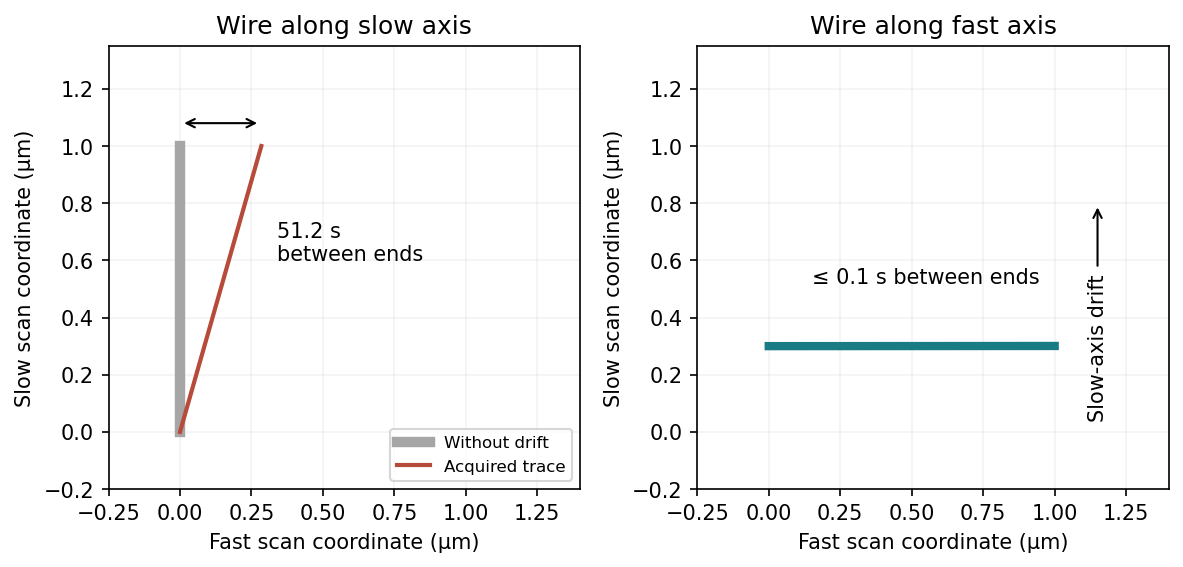

This chart was generated by the following Python code:
"""Original explanatory diagram. Python 3.14; matplotlib 3.10, numpy 2.3. Run from the mirrored _media directory."""
from pathlib import Path
import numpy as np
import matplotlib
matplotlib.use('Agg')
import matplotlib.pyplot as plt
from matplotlib.patches import Rectangle, FancyArrowPatch, Circle
plt.rcParams.update({'font.size':10,'figure.facecolor':'white','axes.facecolor':'white'})

fig,axs=plt.subplots(1,2,figsize=(8,4));
for ax in axs:
 ax.set(xlim=(-.25,1.4),ylim=(-.2,1.35),aspect='equal');ax.set_xlabel('Fast scan coordinate (μm)');ax.set_ylabel('Slow scan coordinate (μm)');ax.grid(alpha=.15)
axs[0].plot([0,0],[0,1],color='.65',lw=5,label='Without drift');axs[0].plot([0,.2844],[0,1],color='#b64b39',lw=2,label='Acquired trace');axs[0].annotate('',xy=(.2844,1.08),xytext=(0,1.08),arrowprops={'arrowstyle':'<->'});axs[0].text(.34,.6,'51.2 s\nbetween ends');axs[0].set_title('Wire along slow axis');axs[0].legend(fontsize=8,loc='lower right')
axs[1].plot([0,1],[.3,.300556],lw=4,color='#197c84');axs[1].text(.15,.52,'≤ 0.1 s between ends');axs[1].annotate('Slow-axis drift',xy=(1.15,.8),xytext=(1.15,.05),arrowprops={'arrowstyle':'->'},rotation=90,ha='center');axs[1].set_title('Wire along fast axis');fig.tight_layout()

fig.savefig(Path(__file__).with_suffix('.png').name,dpi=150,facecolor='white',bbox_inches='tight');plt.close(fig)
